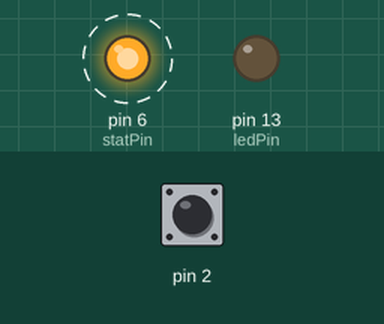
The sketch below on a simulated Arduino Uno, built with avr-gcc and run on an emulated ATmega328P. Shown: output pins drawn as LEDs (lit = HIGH). Dashed ring = blinking. Inputs (shaded band) come from the test bench; at power-on: pin 2 HIGH.

Above: at 1.2 s.
1.3 s: pin 2 pulled LOW for 0.15 s
At 2.4 s:
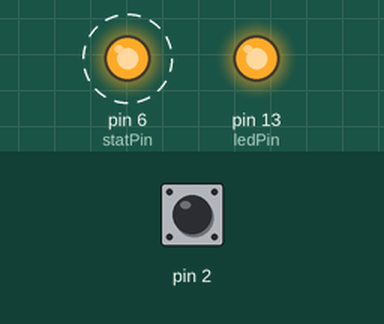
4.3 s: pin 2 pulled LOW for 1 s
At 4.9 s:
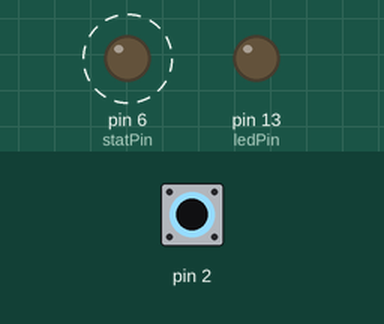
8.0 s: pin 2 pulled LOW for 3.2 s
At 8.9 s:
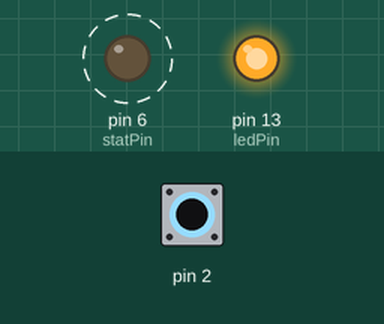
Timing chart, 0 to 18.7 s (numbered marks = the images above; inputs shaded):
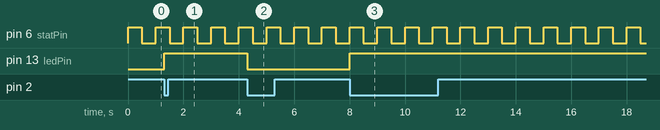

The sketch:

interrupt_handling.ino
```cpp
const int ledPin = 13;
const int statPin = 6;
volatile bool statusLed = false;
bool status1 = false;

void setup()
{
  pinMode(2, INPUT_PULLUP);
  pinMode(ledPin, OUTPUT);
  pinMode(statPin, OUTPUT);
  attachInterrupt(0, buttonPressed, FALLING);
}

void loop()
{
  if (status1)
  {
    digitalWrite(statPin, LOW);
    status1 = false;
  }
  else
  {
    digitalWrite(statPin, HIGH);
    status1 = true;
  }
  delay(500);

}

void buttonPressed()
{
  if (statusLed)
  {
    digitalWrite(ledPin,LOW);
    statusLed=false;
  }
  else
  {
    digitalWrite(ledPin,HIGH);
    statusLed=true;
  }
}
```

Measured:
- after the input at 1.3 s, pin 13 (ledPin): LOW → HIGH at once
- after the input at 4.3 s, pin 13 (ledPin): HIGH → LOW at once
- after the input at 8.0 s, pin 13 (ledPin): LOW → HIGH at once
- by itself, pin 6 (statPin): alternates HIGH for 0.50 s and LOW for 0.50 s
